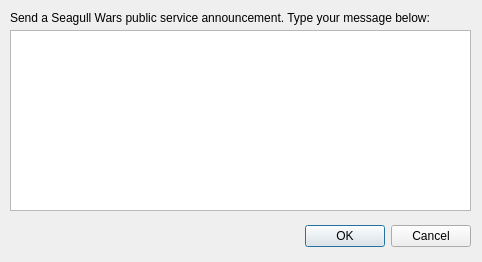
<?xml version="1.0" encoding="UTF-8"?>
<ui version="4.0">
 <class>frm_announce</class>
 <widget class="QDialog" name="frm_announce">
  <property name="geometry">
   <rect>
    <x>0</x>
    <y>0</y>
    <width>482</width>
    <height>262</height>
   </rect>
  </property>
  <property name="windowTitle">
   <string>Send announcement</string>
  </property>
  <property name="windowIcon">
   <iconset>
    <normaloff>seagull.ico</normaloff>seagull.ico</iconset>
  </property>
  <property name="toolTip">
   <string>Send a Seagull Wars public service announcement.</string>
  </property>
  <widget class="QDialogButtonBox" name="btns">
   <property name="geometry">
    <rect>
     <x>10</x>
     <y>220</y>
     <width>461</width>
     <height>32</height>
    </rect>
   </property>
   <property name="orientation">
    <enum>Qt::Horizontal</enum>
   </property>
   <property name="standardButtons">
    <set>QDialogButtonBox::Cancel|QDialogButtonBox::Ok</set>
   </property>
  </widget>
  <widget class="QTextEdit" name="txt_message">
   <property name="geometry">
    <rect>
     <x>10</x>
     <y>30</y>
     <width>461</width>
     <height>181</height>
    </rect>
   </property>
  </widget>
  <widget class="QLabel" name="lbl">
   <property name="geometry">
    <rect>
     <x>10</x>
     <y>10</y>
     <width>461</width>
     <height>16</height>
    </rect>
   </property>
   <property name="text">
    <string>Send a Seagull Wars public service announcement. Type your message below:</string>
   </property>
  </widget>
 </widget>
 <resources/>
 <connections>
  <connection>
   <sender>btns</sender>
   <signal>accepted()</signal>
   <receiver>frm_announce</receiver>
   <slot>accept()</slot>
   <hints>
    <hint type="sourcelabel">
     <x>248</x>
     <y>254</y>
    </hint>
    <hint type="destinationlabel">
     <x>157</x>
     <y>274</y>
    </hint>
   </hints>
  </connection>
  <connection>
   <sender>btns</sender>
   <signal>rejected()</signal>
   <receiver>frm_announce</receiver>
   <slot>reject()</slot>
   <hints>
    <hint type="sourcelabel">
     <x>316</x>
     <y>260</y>
    </hint>
    <hint type="destinationlabel">
     <x>286</x>
     <y>274</y>
    </hint>
   </hints>
  </connection>
 </connections>
</ui>
